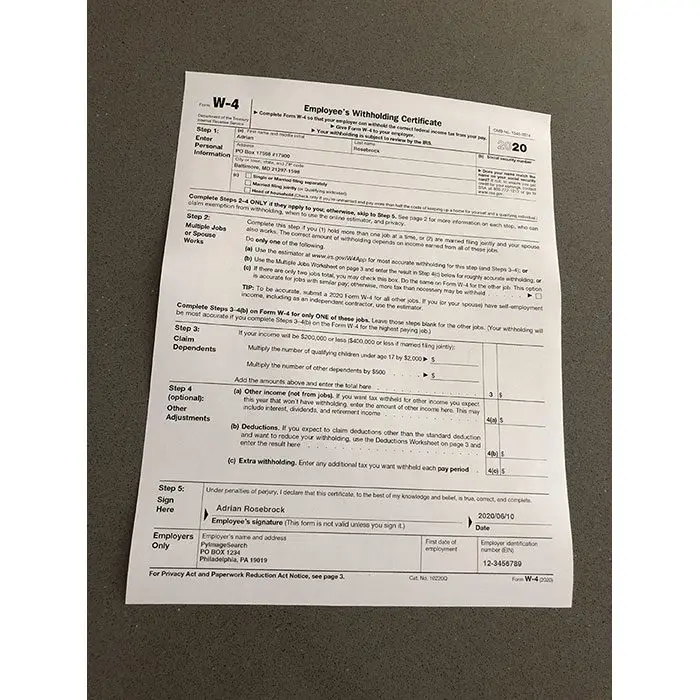
#> input picture Lab2/image.jpg, 700 x 700 px
$ python align_images.py
#> lines starting #> are read from the running program, lines starting #| are printed output that depends on the picture
#> further down, image is the input picture: shape (700, 700, 3); mean B, G, R 164.1, 171.7, 177.1
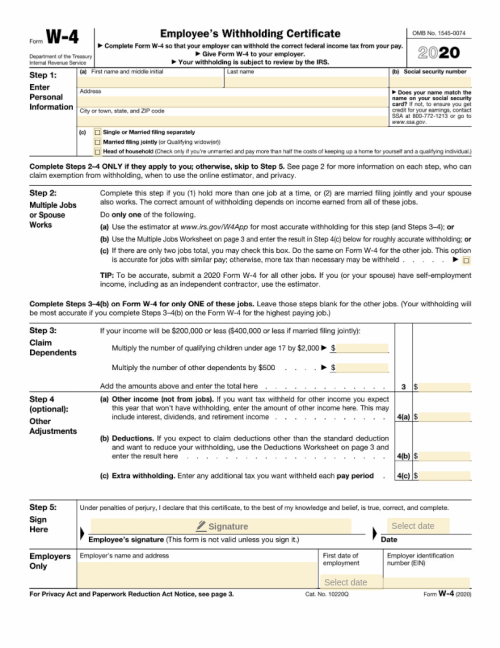
#> input picture Lab2/main.png, 500 x 648 px
#> further down, template is the input picture: shape (648, 500, 3); mean B, G, R 233.5, 236.1, 237
import numpy as np
import cv2
import imutils

def align_images(image, template, maxFeatures=500, keepPercent=0.2, debug=False):
    #first convert the images to grayscale
#> called with maxFeatures = 500, keepPercent = 0.2, debug = True
    imageGray=cv2.cvtColor(image, cv2.COLOR_BGR2GRAY)
    templateGray=cv2.cvtColor(template, cv2.COLOR_BGR2GRAY)
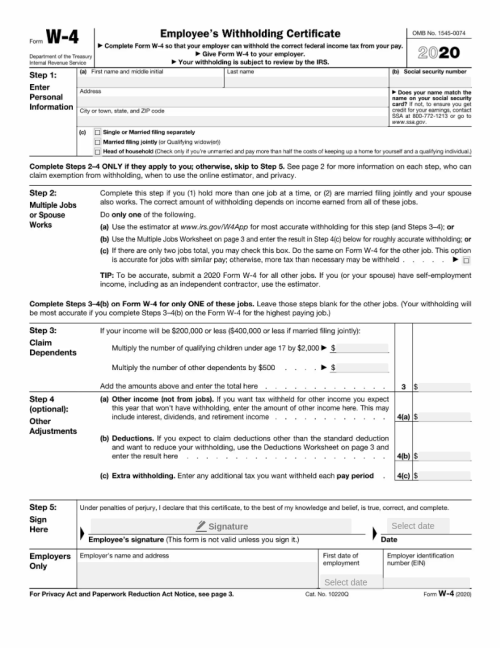
#> templateGray: shape (648, 500); min 0, max 255, mean 236.1

    #detect feaatures and compute the descriptors using ORB

    orb=cv2.ORB_create(maxFeatures)
    (kpsA,descA)=orb.detectAndCompute(imageGray,None)
#> kpsA = 500 keypoints; strongest (x, y, size): (525, 149, 31), (523, 151, 31), (515, 143, 31), (522, 144, 31)
    (kpsB,descB)=orb.detectAndCompute(templateGray,None)
#> kpsB = 500 keypoints; strongest (x, y, size): (290, 33, 31), (63, 37, 31), (446, 54, 31), (443, 50, 31)

    #match the features using the bruteforce matcher
    method=cv2.DESCRIPTOR_MATCHER_BRUTEFORCE_HAMMING
    matcher=cv2.DescriptorMatcher_create(method)
    matches=matcher.match(descA,descB)
#> matches = 500 matches

    #sort the matches by their distance
    matches=sorted(matches,key=lambda x:x.distance)
    '''' Explanation of sorted function:
sorted(...) creates a new sorted list
key=lambda x: x.distance tells Python:
“Sort each element using its distance value”
Matches are ordered from smallest distance to largest
Result
Best matches come first
Worst matches come last
sorted=[x1,x2]
for x in sorted:
    print(x.distance)
    IF x1.distance < x2.distance:
        x1 comes before x2 in the sorted list
    '''
    #keep only the top matches based on the keepPercent
    keep=int(len(matches)*keepPercent)
#> keep = 100
    matches=matches[:keep]
#> matches = 100 matches

    ptsA=np.zeros((len(matches),2),dtype="float")
#> ptsA = 100 pairs, first value 0 to 0, second value 0 to 0
    ptsB=np.zeros((len(matches),2),dtype="float")
#> ptsB = 100 pairs, first value 0 to 0, second value 0 to 0
    if debug:
        matchedVis=cv2.drawMatches(image,kpsA,template,kpsB,matches,None)
        matchedVis=imutils.resize(matchedVis,width=1000)
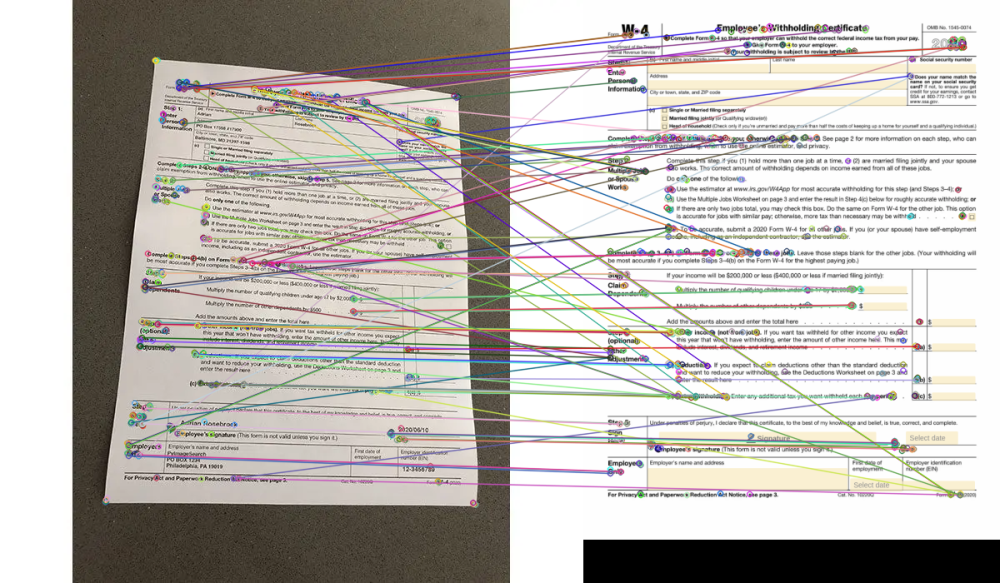
#> matchedVis: shape (583, 1000, 3); mean B, G, R 179.9, 184.4, 188.8
        cv2.imshow("Matched Keypoints",matchedVis)
        cv2.waitKey(0)

  # Populate the point arrays
  #enyumerate function adds a counter to an iterable and returns it as an enumerate object
    for(i,m) in enumerate(matches):
        ptsA[i]=kpsA[m.queryIdx].pt
        ptsB[i]=kpsB[m.trainIdx].pt
#> this loop made 100 passes
#> after the loop, ptsA = 100 pairs, first value 153.6 to 489.4, second value 98 to 574; ptsB = 100 pairs, first value 32 to 456, second value 36 to 594

    #compute the homography matrix to align the images
    (H,mask)=cv2.findHomography(ptsA,ptsB,cv2.RANSAC)
#> H = [[1.2, 0.138, -223.2], [-0.166, 1.4, -72.11], [-0.000245, 0.000399, 1]]; mask = 100 values, max 1 at index 0, min 0 at index 11, mean 0.52
    #use the homography matrix to warp the images
    (h,w)=template.shape[:2]
#> h = 648; w = 500
    aligned=cv2.warpPerspective(image,H,(w,h))
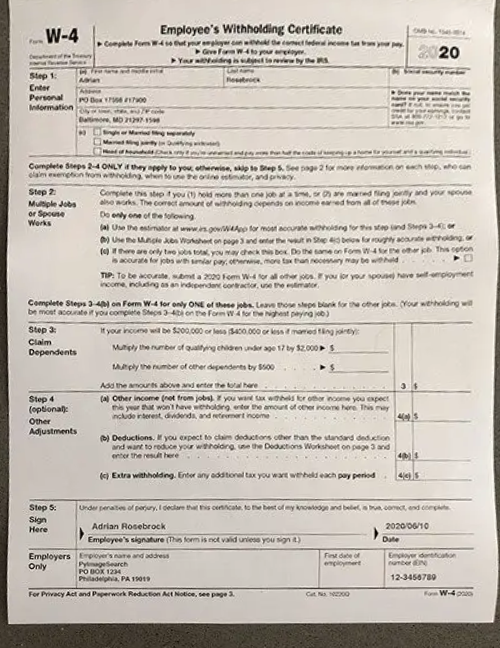
#> aligned: shape (648, 500, 3); mean B, G, R 181.7, 190.4, 197.6
    return aligned
image=cv2.imread("image.jpg")
template=cv2.imread("main.png")
print("Aligning images...")
aligned=align_images(image,template,debug=True)


aligned=imutils.resize(aligned,width=700)
#> aligned: shape (907, 700, 3)
template=imutils.resize(template,width=700)
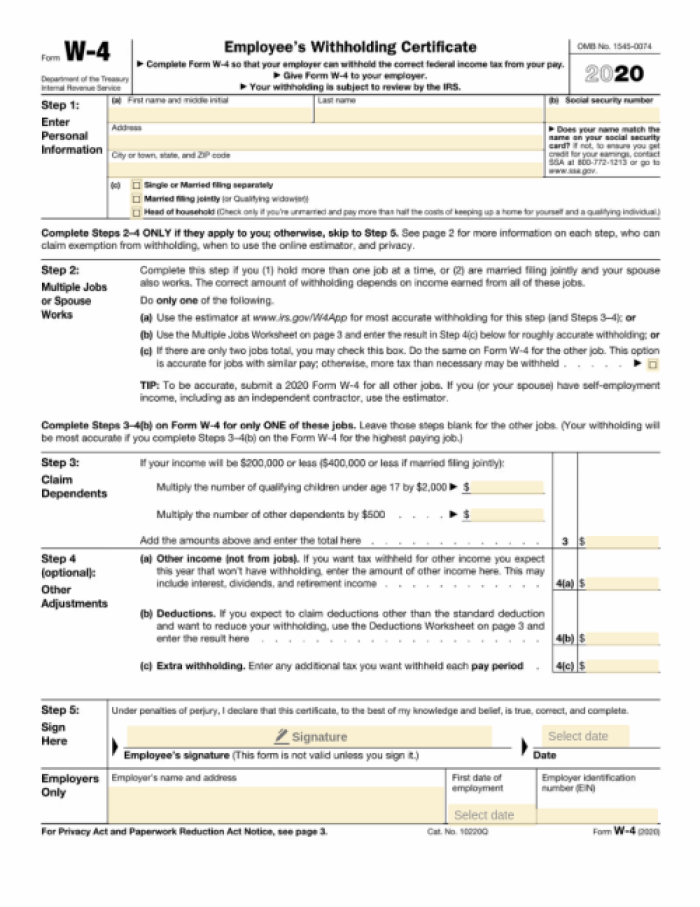
#> template: shape (907, 700, 3); mean B, G, R 233.5, 236.1, 236.9
stacked=np.hstack([template,aligned])
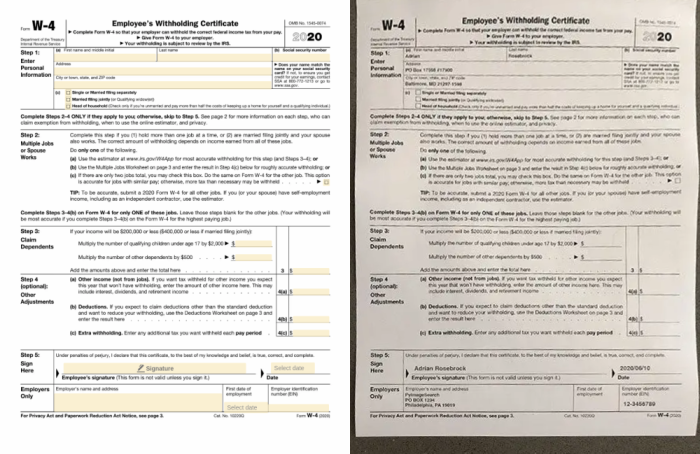
#> stacked: shape (907, 1400, 3) (shown at 1/2 size); mean B, G, R 207.6, 213.2, 217.2
cv2.imshow("stacked Images",stacked)

overlay=template.copy()
output=template.copy()
cv2.addWeighted(aligned,0.5,overlay,0.5,0,output)
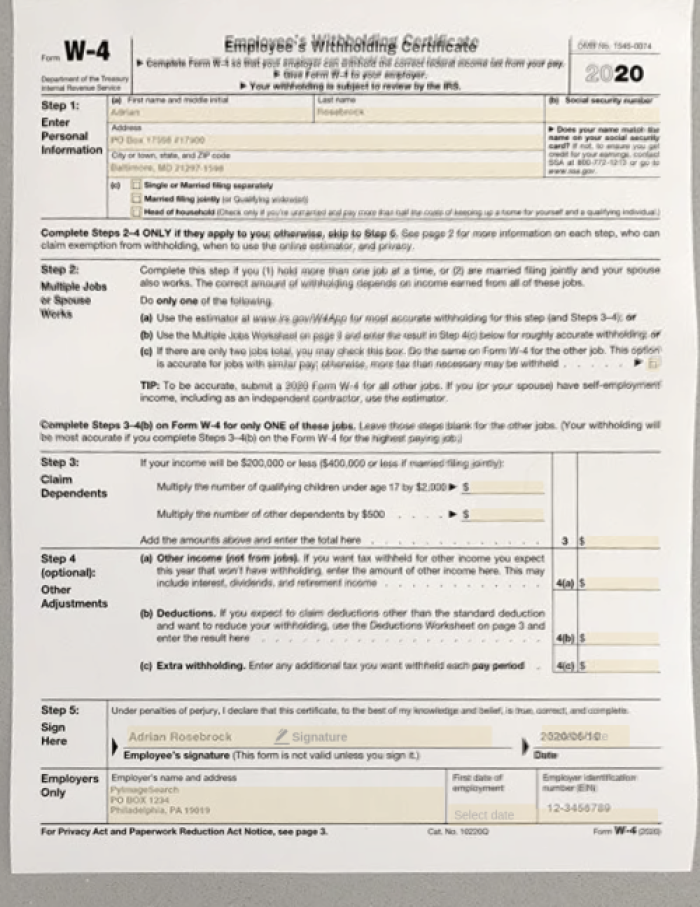
#> output: shape (907, 700, 3); mean B, G, R 207.6, 213.2, 217.2
cv2.imshow("Overlayed Images",output)
cv2.waitKey(0)
